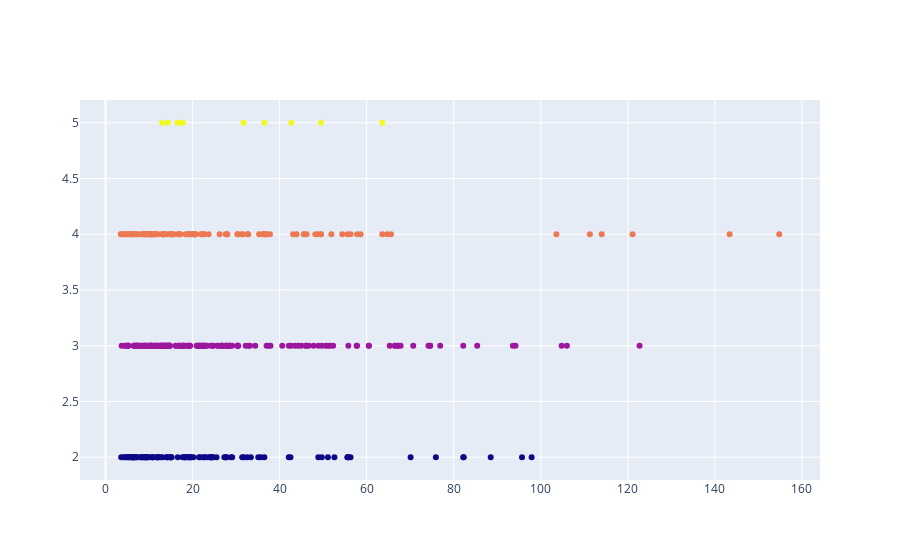

This figure's notebook cell:
### Markdown cell above
## 새로운데이터 T_size_exo , RAIV 값을 2차원으로 확인 & 3차원 확인

### Code cell
# T_size_exo에 따른 Raiv ((T_size + T_Exophytic = T_size_exo ))

fig = go.Figure()
fig.add_trace(go.Scatter(x=merged_result['RAIV'], y=merged_result['T_size_exo'], mode='markers', name='T_size_exo', marker=dict(color=merged_result['T_size_exo'])))
fig.show()

### Figure 1 — Plotly figure (JSON) as saved in the notebook; plotly's stock layout.template omitted (floating-point values rounded to 4 significant figures; data arrays with more than 128 entries replaced by an {"elided": "..."} marker saying what was removed)
{"data": [{"marker": {"color": {"elided": "389 int values"}}, "mode": "markers", "name": "T_size_exo", "type": "scatter", "x": {"elided": "389 float values"}, "y": {"elided": "389 int values"}}], "layout": {}}
